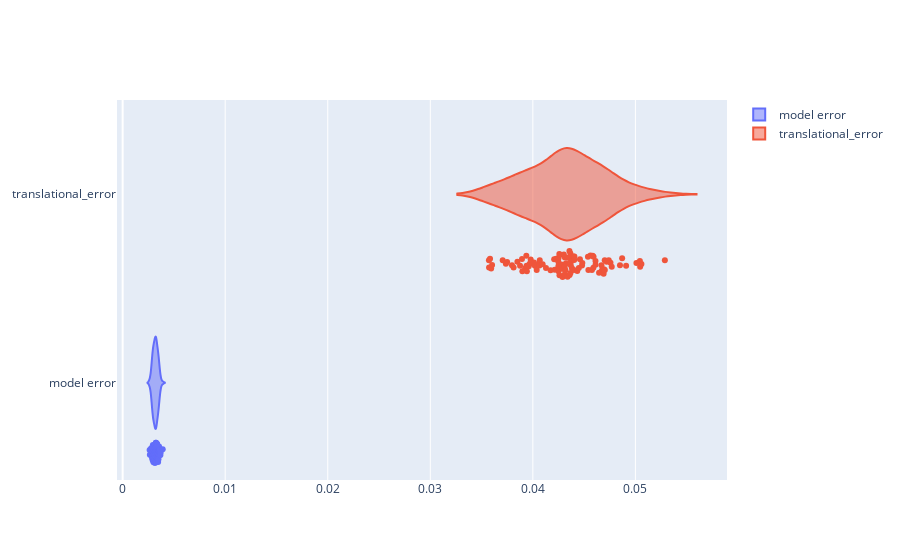

The code cell stored with this chart in its notebook:
### Code cell
func = lambda X, y: model.translational_error(X, 0, 1)
go.Figure(
    [
        go.Violin(
            x=bootstrap(X_test, y_test, 50, func=model.rmse),
            name="model error",
            points="all",
        ),
        go.Violin(
            x=bootstrap(X_test, y_test, 50, func),
            name="translational_error",
            points="all",
        ),
    ]
)
